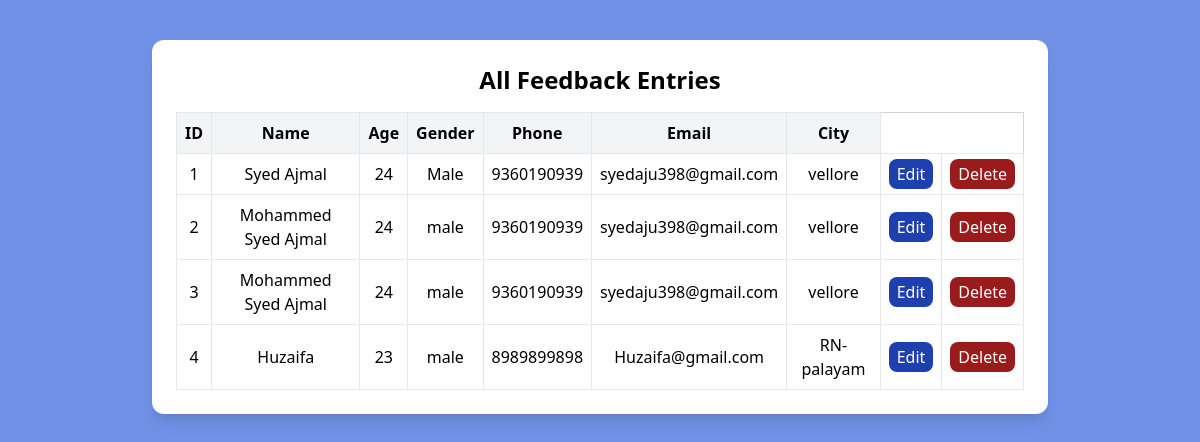
Page /all-feedback on the committed database.
### tables this page shows
CREATE TABLE feedback(
    id INTEGER PRIMARY KEY AUTOINCREMENT,
    name TEXT,
    age INTEGER,
    gender TEXT,
    phone TEXT,
    email TEXT,
    city TEXT
    );

### app.py (the view)
@app.route('/all-feedback')
def all_feedback():
    import sqlite3
    conn = sqlite3.connect('database.db')
    c = conn.cursor()
    c.execute("SELECT * FROM feedback")
    rows = c.fetchall()
    conn.close()
    return render_template('all_feedback.html', feedbacks=rows)

### templates/all_feedback.html (shortened to what this page needs)
<!DOCTYPE html>
<html lang="en">
<head>
    <script src="https://cdn.tailwindcss.com"></script>
</head>
<body class="bg-customblue min-h-screen py-10 px-6">
    <div class="max-w-4xl mx-auto bg-white shadow-lg rounded-xl p-6">
        <h2 class="text-2xl font-bold mb-4 text-center">All Feedback Entries</h2>
        <table class="table-auto w-full border-collapse border border-gray-300">
            <thead>
                <tr class="bg-gray-100">
                    <th class="border p-2">ID</th>
                    <th class="border p-2">Name</th>
                    <th class="border p-2">Age</th>
                    <th class="border p-2">Gender</th>
                    <th class="border p-2">Phone</th>
                    <th class="border p-2">Email</th>
                    <th class="border p-2">City</th>
                </tr>
            </thead>
            <tbody>
                {% for feedback in feedbacks %}
                <tr class="text-center">
                    <td class="border p-2">{{ feedback[0] }}</td>
                    <td class="border p-2">{{ feedback[1] }}</td>
                    <td class="border p-2">{{ feedback[2] }}</td>
                    <td class="border p-2">{{ feedback[3] }}</td>
                    <td class="border p-2">{{ feedback[4] }}</td>
                    <td class="border p-2">{{ feedback[5] }}</td>
                    <td class="border p-2">{{ feedback[6] }}</td>
                    <td class="border p-2">
                        <a href="/edit/{{feedback[0]}}" class="bg-blue-800 px-2 py-1 rounded-lg text-white">Edit</a>
                    </td>
                     <td class="border p-2">
                        <a href="/edit/{{feedback[0]}}" class="bg-red-800 px-2 py-1 rounded-lg text-white">Delete</a>
                    </td>
                </tr>
                {% endfor %}
            </tbody>
        </table>
    </div>
</body>
</html>

### rows in the picture
feedback: id "1", name "Syed Ajmal", age "24", gender "Male", phone "9360190939", email "syedaju398@gmail.com", city "vellore"
feedback: id "2", name "Mohammed Syed Ajmal", age "24", gender "male", phone "9360190939", email "syedaju398@gmail.com", city "vellore"
feedback: id "3", name "Mohammed Syed Ajmal", age "24", gender "male", phone "9360190939", email "syedaju398@gmail.com", city "vellore"
feedback: id "4", name "Huzaifa", age "23", gender "male", phone "8989899898", email "Huzaifa@gmail.com", city "RN-palayam"
